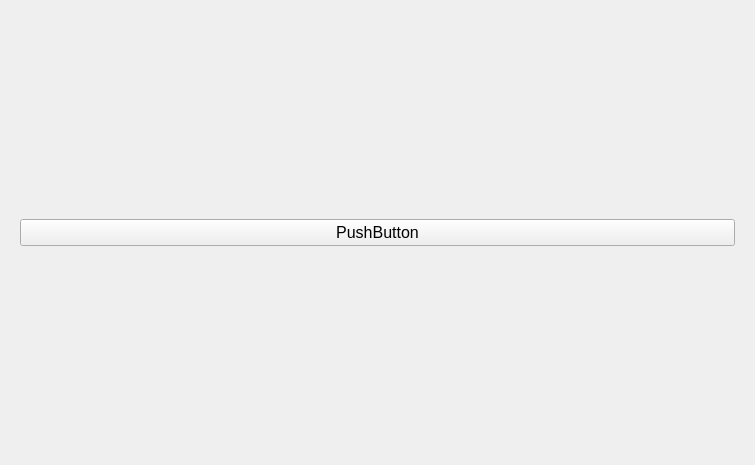
<?xml version="1.0" encoding="UTF-8"?>
<ui version="4.0">
 <class>From</class>
 <widget class="QWidget" name="From">
  <property name="windowModality">
   <enum>Qt::WindowModal</enum>
  </property>
  <property name="geometry">
   <rect>
    <x>0</x>
    <y>0</y>
    <width>755</width>
    <height>465</height>
   </rect>
  </property>
  <property name="font">
   <font>
    <pointsize>12</pointsize>
   </font>
  </property>
  <property name="windowTitle">
   <string>Form</string>
  </property>
  <layout class="QHBoxLayout" name="horizontalLayout">
   <item>
    <widget class="QWidget" name="widget" native="true">
     <layout class="QHBoxLayout" name="horizontalLayout_2">
      <item>
       <layout class="QVBoxLayout" name="verticalLayout">
        <item>
         <widget class="QPushButton" name="pushButton">
          <property name="text">
           <string>PushButton</string>
          </property>
         </widget>
        </item>
       </layout>
      </item>
     </layout>
    </widget>
   </item>
  </layout>
 </widget>
 <resources/>
 <connections/>
</ui>
